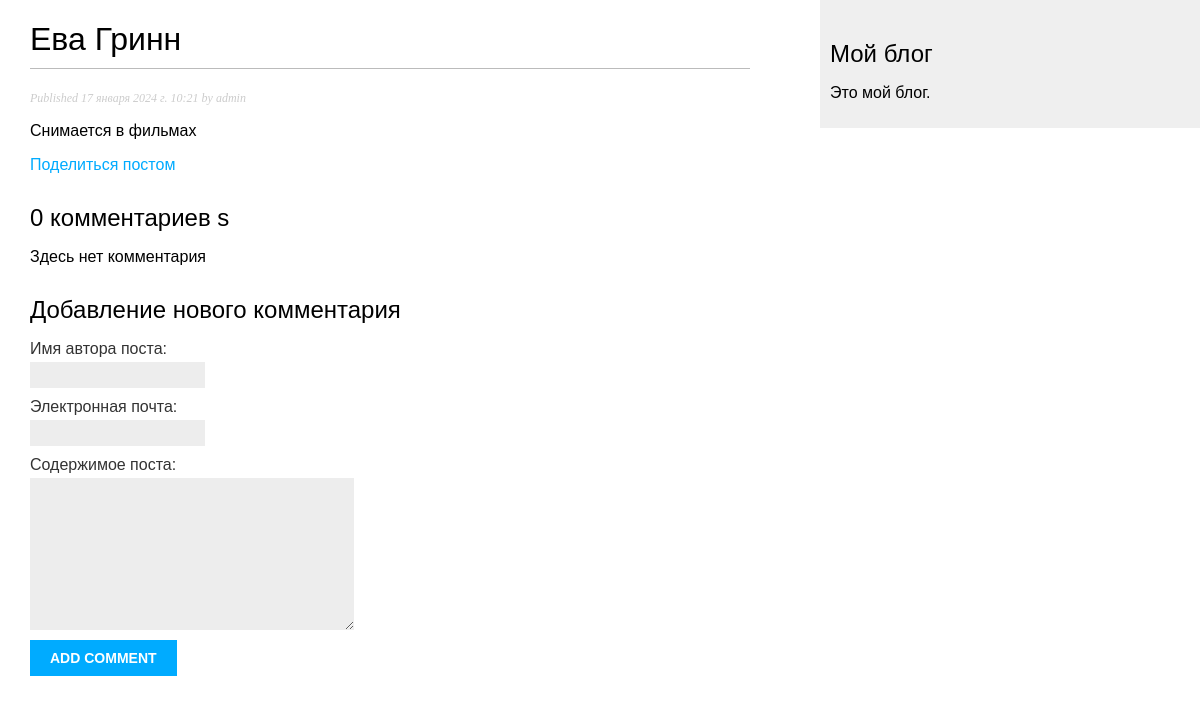
Screenshot of /blog/2024/1/17/eva-grinn/ with the database file from the repository.
### blog/models.py (models this page shows, shortened)
class Post(models.Model):
    class Status(models.TextChoices):  # вложенный перечисляемый класс для создания поля status
        DRAFT = 'DF', 'Draft'
        PUBLISHED = 'PB', 'Published'
    title = models.CharField(max_length=250)  # заголовок
    slug = models.SlugField(max_length=250, unique_for_date='publish')  # слаг уникальный для даты публикации
    author = models.ForeignKey(User, on_delete=models.CASCADE,
                               related_name='blog_posts')  # созданние связи с встроенной таблицей User один ко многим
    body = models.TextField()  # тело поста
    publish = models.DateTimeField(default=timezone.now)  # время публикации
    created = models.DateTimeField(auto_now_add=True)  # время создания
    updated = models.DateTimeField(auto_now=True)  # время изменения
    status = models.CharField(max_length=2, choices=Status.choices, default=Status.DRAFT)  # поле статус\
    objects = models.Manager()  # менеджер применямый по умолчанию
    published = PublishedManager()  # конкретно-прикладной менеджер
    class Meta:
        verbose_name = "Женщина"  # замена в админ-панели категории блога
        verbose_name_plural = "Женщины"  # множественное число категории
        ordering = ['-publish']
        indexes = [
            models.Index(fields=['-publish']),
        ]

### blog/views.py (the view)
def post_detail(request, year, month, day, post):  # извлекаем пост с заданным cлагом и датой публикации
    post = get_object_or_404(Post,
                             status=Post.Status.PUBLISHED,
                             slug=post,
                             publish__year=year,
                             publish__month=month,
                             publish__day=day
                             )
    comments = post.comments.filter(active=True) #Список активных комментариев к этому посту
    form = CommentForm() #Форма для комментирования пользователями
    return render(request,
                  'blog/post/detail.html',
                  {'post': post,
                   'comments': comments,
                   'form': form})  # прорисовка извлеченного поста с использованием шаблона

### blog/forms.py
class CommentForm(forms.ModelForm):
    class Meta:
        model = Comments #указываю модель для которой будет создана форма
        fields = ['name', 'email', 'body'] #поля взятые из этой модели для создания формы

### blog/templates/blog/post/detail.html (shortened to what this page needs)
{% extends "blog/base.html" %}
{% block content %}
<h1>{{ post.title }}</h1>
   <p class="date">
       Published {{ post.publish }} by {{ post.author }}
   </p>
   {{ post.body|linebreaks }}
   <p>
       <a href="{% url "blog:post_share" post.id %}">
       Поделиться постом
       </a>
   </p>
{% with comments.count as total_comments %}
   <h2>
       {{ total_comments }} комментариев {{ total_comments|pluralize }}
   </h2>
{% endwith %}
{% for comment in comments %}
   <div class="comment">
       <p class="info">
           Комментарии {{ forloop.counter }} из {{ comment.name }}
           {{ comment.created }}
       </p>
       {{ comment.body|linebreaks }}
   </div>
{% empty %}
   <p>Здесь нет комментария</p>
{% endfor %}
{% include "blog/post/includes/comment_form.html" %}
{% endblock %}

### blog/static/css/blog.css (style rules this page uses)
body { margin:0; padding:0; font-family:helvetica, sans-serif; }
a { color:#00abff; text-decoration:none; }
h1 { font-weight:normal; border-bottom:1px solid #bbb; padding:0 0 10px 0; }
h2 { font-weight:normal; margin:30px 0 0; }
p.date { color:#ccc; font-family: georgia, serif; font-size: 12px; font-style: italic; }
label { float:left; clear:both; color:#333; margin-bottom:4px; }
input, textarea { clear:both; float:left; margin:0 0 10px; background:#ededed; border:0; padding:6px 10px; font-size:12px; }

### rows the page displays
Post: title "Ева Гринн", publish "17 января 2024 г. 10:21", author "admin", body "Снимается в фильмах"

### other values shown
{{ total_comments }} "0"
